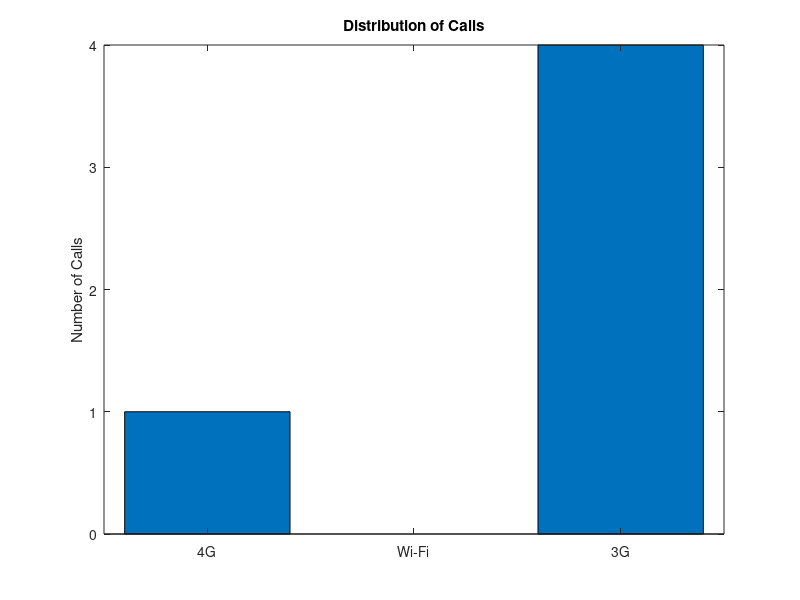

The MATLAB source for this figure:
%Francis Mutetwa
%Student No: MTTFRA005
%Date: 21/03/2024
%Revised: 24/04/2024
%The following program simulates TOPSIS RAT selection. It does this by first 
%prompting the user for the number of users in a particular
%heterogenous network
%The heterogeneous network is already set to different RATs with certain
%criteria such as Available Bandwidth, Cost per Byte and Packet Delay.
% Prompt for number of calls in heterogeneous network
users = input('Enter the number of users in Network: ');
RAT1= 0;
RAT2= 0;
RAT3= 0;
for user = 1:users
    Selection_Criteria = {'Available Bandwidth', 'Cost(per Byte)', 'Delay(ms)'};

    % RATs data (normalized decision matrix)
    RAT_data = [
        0.969 0.628 0.510;  % 4G (RAT 1)
        0.242 0.189 0.845;  % Wi-Fi (RAT 2)
        0.032 0.754 0.169   % 3G (RAT 3)
    ];

    %User weights defined for each criterion
    weights = [randi([1,6]) randi([1,10]) randi([7,10])]; %random weights assigned
    %weights = [3,8,10]; % user weights more important for 3rd criterion

    %Normalising the weight matrix
    s = sum(weights);
    norm_weights = weights / s; %Nomalised weights

    %Calculating the weight normalised decision matrix
    w_n = RAT_data .*  norm_weights;

    %Determine the benefit and cost criteria
    %Determine the ideal solution (best), A* (best) and the 
    %negative ideal solution A- (worst) of H
    ideal_best = zeros(1, size(w_n, 2));
    ideal_worst = zeros(1, size(w_n, 2));

    for i = 1:3
        column = w_n(:,i);
        %cost criteria
        if strcmp(Selection_Criteria{i}, 'Cost(per Byte)') || strcmp(Selection_Criteria{i}, 'Delay(ms)')
            ideal_best(i)=min(column);
            ideal_worst(i)=max(column);

        %benefit criteria
        elseif strcmp(Selection_Criteria{i}, 'Available Bandwidth') 
            ideal_best(i)=max(column);
            ideal_worst(i)=min(column);
        end
    end

    % Initialize an array to store the positive ideal separation(d*)
    positive_ideal_separation  = zeros(3,1);
    negative_ideal_separation  = zeros(3,1);
    % Compute the squared differences for each row of matrix x
    for i = 1:3
        positive_ideal_separation(i) = sqrt(sum((w_n(i,:) - ideal_best).^2));
        negative_ideal_separation(i) = sqrt(sum((w_n(i,:) - ideal_worst).^2));
    end

    %Calculating the closeness coefficient of each of the available 
    %RATs to the ideal solution, and negative ideal solution.

    % Initialize an array to store the closeness coefficients
    closeness_coefficients = zeros(3,1);
    for n = 1:3
        closeness_coefficients(n) =  negative_ideal_separation(n) / ( positive_ideal_separation(n) + negative_ideal_separation(n));
    end
    %Finding the RAT with the highest value
    rat = find(closeness_coefficients == max(closeness_coefficients));

    %Calculating the distribution of calls
    if rat==1
        RAT1 = RAT1+1;
    elseif rat ==2
        RAT2 = RAT2+1;
    else
        RAT3 = RAT3+1;
    end
end


%Show results on bar graph.
call_distro=[RAT1, RAT2, RAT3];
bar(call_distro);
ylabel("Number of Calls");
RAT_labels = {'4G', 'Wi-Fi', '3G'};
xticklabels(RAT_labels);
title("Distribution of Calls");





